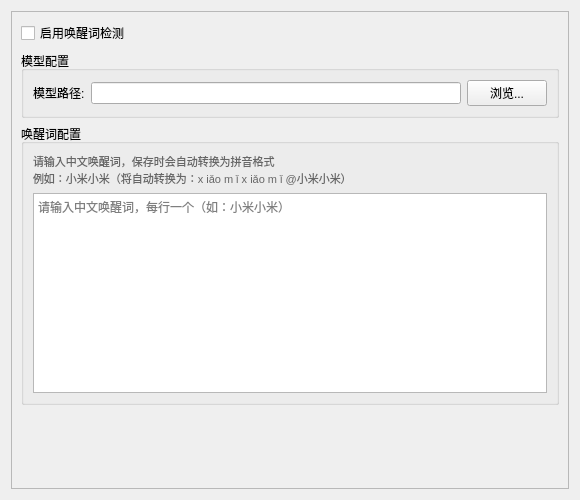
<?xml version="1.0" encoding="UTF-8"?>
<ui version="4.0">
 <class>WakeWordWidget</class>
 <widget class="QWidget" name="WakeWordWidget">
  <property name="geometry">
   <rect>
    <x>0</x>
    <y>0</y>
    <width>580</width>
    <height>500</height>
   </rect>
  </property>
  <property name="windowTitle">
   <string>唤醒词</string>
  </property>
  <layout class="QVBoxLayout" name="verticalLayout">
   <item>
    <widget class="QScrollArea" name="scrollArea">
     <property name="widgetResizable">
      <bool>true</bool>
     </property>
     <widget class="QWidget" name="scrollAreaWidgetContents">
      <property name="geometry">
       <rect>
        <x>0</x>
        <y>0</y>
        <width>578</width>
        <height>480</height>
       </rect>
      </property>
      <layout class="QVBoxLayout" name="contentLayout">
       <item>
        <widget class="QCheckBox" name="use_wake_word_check">
         <property name="text">
          <string>启用唤醒词检测</string>
         </property>
        </widget>
       </item>
       <item>
        <widget class="QGroupBox" name="model_group">
         <property name="title">
          <string>模型配置</string>
         </property>
         <layout class="QFormLayout" name="modelLayout">
          <item row="0" column="0">
           <widget class="QLabel" name="label_model_path">
            <property name="text">
             <string>模型路径:</string>
            </property>
           </widget>
          </item>
          <item row="0" column="1">
           <layout class="QHBoxLayout" name="model_path_layout">
            <item>
             <widget class="QLineEdit" name="model_path_edit"/>
            </item>
            <item>
             <widget class="QPushButton" name="model_path_btn">
              <property name="text">
               <string>浏览...</string>
              </property>
             </widget>
            </item>
           </layout>
          </item>
         </layout>
        </widget>
       </item>
       <item>
        <widget class="QGroupBox" name="keywords_group">
         <property name="title">
          <string>唤醒词配置</string>
         </property>
         <layout class="QVBoxLayout" name="keywords_layout">
          <item>
           <widget class="QLabel" name="keywords_help">
            <property name="text">
             <string>请输入中文唤醒词，保存时会自动转换为拼音格式
例如：小米小米（将自动转换为：x iǎo m ǐ x iǎo m ǐ @小米小米）</string>
            </property>
            <property name="styleSheet">
             <string>color: #666666; font-size: 11px;</string>
            </property>
           </widget>
          </item>
          <item>
           <widget class="QTextEdit" name="wake_words_edit">
            <property name="minimumSize">
             <size>
              <width>0</width>
              <height>200</height>
             </size>
            </property>
            <property name="placeholderText">
             <string>请输入中文唤醒词，每行一个（如：小米小米）</string>
            </property>
           </widget>
          </item>
         </layout>
        </widget>
       </item>
       <item>
        <spacer name="verticalSpacer">
         <property name="orientation">
          <enum>Qt::Vertical</enum>
         </property>
         <property name="sizeHint" stdset="0">
          <size>
           <width>20</width>
           <height>40</height>
          </size>
         </property>
        </spacer>
       </item>
      </layout>
     </widget>
    </widget>
   </item>
  </layout>
 </widget>
 <resources/>
 <connections/>
</ui>
